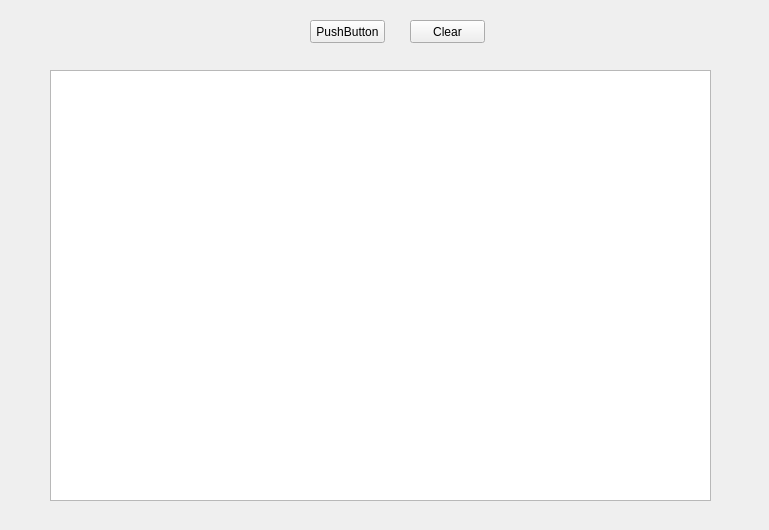
<?xml version="1.0" encoding="UTF-8"?>
<ui version="4.0">
 <class>Httptrace</class>
 <widget class="QWidget" name="Httptrace">
  <property name="geometry">
   <rect>
    <x>0</x>
    <y>0</y>
    <width>769</width>
    <height>530</height>
   </rect>
  </property>
  <property name="windowTitle">
   <string>Form</string>
  </property>
  <widget class="QPushButton" name="pushButton">
   <property name="geometry">
    <rect>
     <x>310</x>
     <y>20</y>
     <width>75</width>
     <height>23</height>
    </rect>
   </property>
   <property name="text">
    <string>PushButton</string>
   </property>
  </widget>
  <widget class="QTextEdit" name="textEdit">
   <property name="geometry">
    <rect>
     <x>50</x>
     <y>70</y>
     <width>661</width>
     <height>431</height>
    </rect>
   </property>
  </widget>
  <widget class="QPushButton" name="pushButton_2">
   <property name="geometry">
    <rect>
     <x>410</x>
     <y>20</y>
     <width>75</width>
     <height>23</height>
    </rect>
   </property>
   <property name="text">
    <string>Clear</string>
   </property>
  </widget>
 </widget>
 <resources/>
 <connections/>
</ui>
